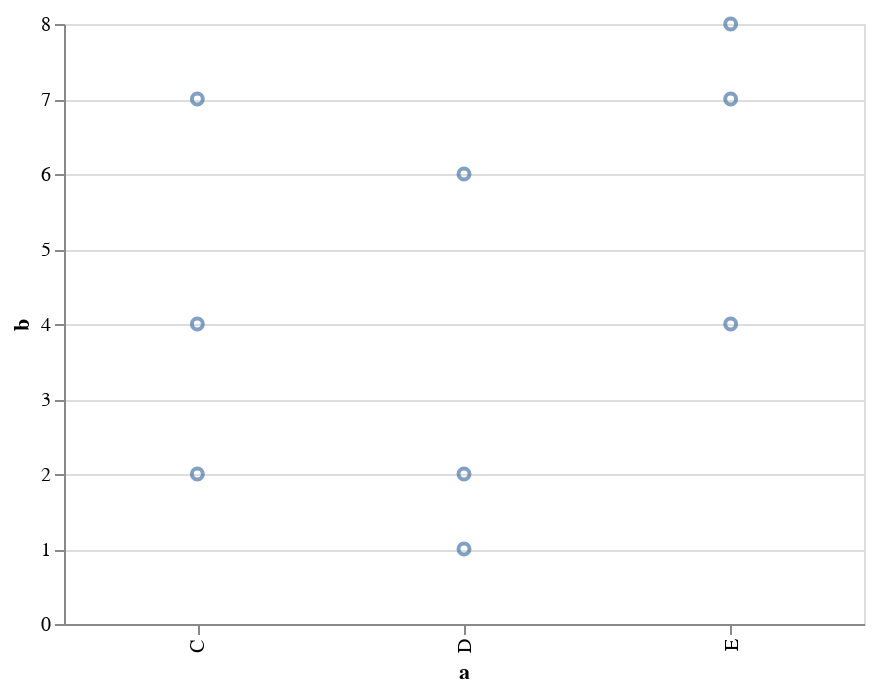

Notebook code for this chart:
### Code cell
alt.Chart(data).mark_point().encode(
    x='a',
    y='b'
)

### Figure 1 — Vega-Lite specification as saved in the notebook (floating-point values rounded to 4 significant figures)
{"$schema": "https://vega.github.io/schema/vega-lite/v3.3.0.json", "config": {"mark": {"tooltip": null}, "view": {"height": 300, "width": 400}}, "data": {"name": "data-347f1284ea3247c0f55cb966abbdd2d8"}, "datasets": {"data-347f1284ea3247c0f55cb966abbdd2d8": [{"a": "C", "b": 2}, {"a": "C", "b": 7}, {"a": "C", "b": 4}, {"a": "D", "b": 1}, {"a": "D", "b": 2}, {"a": "D", "b": 6}, {"a": "E", "b": 8}, {"a": "E", "b": 4}, {"a": "E", "b": 7}]}, "encoding": {"x": {"field": "a", "type": "nominal"}, "y": {"field": "b", "type": "quantitative"}}, "mark": "point"}
